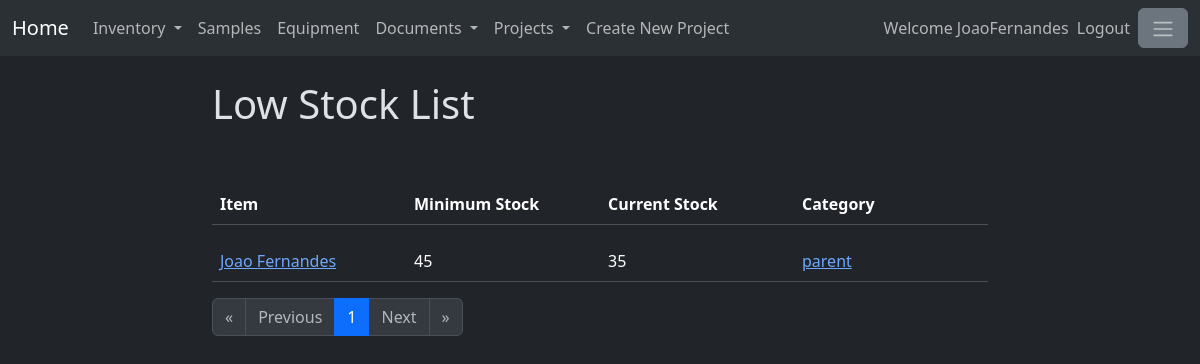
The page /lowstock (signed in) on the database its author committed.
### item/models.py (models this page shows, shortened)
class Items(models.Model):
    name = models.CharField(max_length=200)
    description = models.TextField()
    minimumStock = models.IntegerField()
    isEnabled = models.BooleanField(default=True)
    itemCategoryId = models.ForeignKey(ItemCategory, on_delete=models.SET_NULL, null=True)

### itemcategory/models.py (models this page shows, shortened)
class ItemCategory(models.Model):
    name = models.CharField(max_length=200)
    description = models.TextField()
    isEnabled = models.BooleanField(default=True)

### mainpage/views.py (the view)
# urls.py: path('lowstock', views.LowStock, name = 'lowStock'),
@login_required
def LowStock(response):
    itemListObjects = Items.objects.filter(isEnabled=True)
    stockListObjects = Stock.objects.filter(isEnabled=True)
    categoryListObjects = ItemCategory.objects.filter(isEnabled=True)
    item_stockList=[]
    for i in itemListObjects:
        stock_quantity=0
        for j in stockListObjects:
            if j.itemId.itemId == None:
                continue
            if j.itemId.itemId.id == i.id:
                stock_quantity += j.quantity
        item_stockList.append((i,stock_quantity))
    paginator = Paginator(item_stockList,20)
    page_number = response.GET.get("page")
    page_obj = paginator.get_page(page_number)
    projects = Projects.objects.all()
    projectform = CreateNewProject()
    return render(response, 'lowStock.html', {'categoryList': categoryListObjects,
                                              'page_obj' : page_obj,
                                            'projects' : projects,
                                            'projectform' : projectform})

### mainpage/templates/lowStock.html
{% extends 'baseHomePage.html' %}
{% block content %}
<h1> Low Stock List </h1>
<br>
<br>
<table class="table" style="width: 100%;">
    <thead>
      <tr>
        <th width="20%" scope="col">Item</th>
        <th width="20%" scope="col">Minimum Stock</th>
        <th width="20%" scope="col">Current Stock</th>
        <th width="20%" scope="col">Category</th>
      </tr>
    </thead>
</table>
<div style="width:100%; overflow:auto; max-height:500px;">
    <table class="table">
        <tbody>
        {% for item,stockQuantity in page_obj %}
            {% if stockQuantity <= item.minimumStock %}
            <tr>
                <td width="20%">
                    <a href="{% url 'specificItem' item.id %}">
                        {{item.name}}
                    </a>
                </td>
                <td width="20%">
                    {{item.minimumStock}}
                </td>
                <td width="20%">
                    {{stockQuantity}}
                </td>
                <td width="20%">
                    {% for category in categoryList %}
                        {% if category.id == item.itemCategoryId_id %}
                            <a href="{% url 'specificCategory' category.id %}">
                                {{category.name}}
                            </a>
                        {% endif %}
                    {% endfor %}
                </td>
            </tr>
            {% endif %}
        {% endfor %}
        </tbody>
    </table>
</div>
<nav aria-label="Page navigation">
    <ul class="pagination">
        {%if page_obj.has_previous%}
            <li class="page-item">
                <a class="page-link" href="?page=1" aria-label="First">
                <span aria-hidden="true">&laquo;</span>
                </a>
            </li>
            <li class="page-item">
                <a class="page-link" href="?page={{page_obj.previous_page_number}}" aria-label="Previous">
                <span aria-hidden="true">Previous</span>
                </a>
            </li>
        {% else %}
            <li class="page-item">
                <span class="page-link disabled" aria-hidden="true">&laquo;</span>
            </li>
            <li class="page-item">
                <span class="page-link disabled" aria-hidden="true">Previous</span>
            </li>
        {% endif%}
        {% for page in page_obj.paginator.page_range %}
            {% if page == page_obj.number %}
                <li class="page-item active"><a class="page-link" href="?page={{page}}">{{page}}</a></li>
            {% else %}
                <li class="page-item"><a class="page-link" href="?page={{page}}">{{page}}</a></li>
            {% endif %}
        {% endfor %}
        {%if page_obj.has_next%}
            <li class="page-item">
                <a class="page-link" href="?page={{page_obj.next_page_number}}" aria-label="Next">
                <span aria-hidden="true">Next</span>
                </a>
            </li>
            <li class="page-item">
                <a class="page-link" href="?page={{page_obj.paginator.num_pages}}" aria-label="Last">
                <span aria-hidden="true">&raquo;</span>
                </a>
            </li>
        {% else %}
            <li class="page-item">
                <span class="page-link disabled" aria-hidden="true">Next</span>
            </li>
            <li class="page-item">
                <span class="page-link disabled" aria-hidden="true">&raquo;</span>
            </li>
        {% endif%}
    </ul>
</nav>
{% endblock %}

### mainpage/templates/base.html (shortened to what this page needs)
<!doctype html>
{% load static %}
{% load crispy_forms_tags %}
<html lang="en" data-bs-theme="dark">
    <head>
        <link href="https://cdn.jsdelivr.net/npm/bootstrap@5.3.1/dist/css/bootstrap.min.css"
        rel="stylesheet"
>
    </head>
    <body>
        <header>
            <nav class="navbar navbar-expand-lg bg-body-tertiary">
                <div class="container-fluid">
                    <a class="navbar-brand"  href="{% url 'homePage' %}">
                        Home
                      </a>
                    <div class="collapse navbar-collapse" id="navbarText">
                        <ul class="navbar-nav me-auto mb-2 mb-lg-0">
                            <li class="nav-item dropdown">
                                <a class="nav-link dropdown-toggle" href="#" role="button" data-bs-toggle="dropdown" aria-expanded="false">
                                        Inventory
                                </a>
                            </li>
                            <li class="nav-item">
                                <a class="nav-link" href="/sampletype">Samples</a>
                            </li>
                            <li class="nav-item">
                                <a class="nav-link" href="/equipment">Equipment</a>
                            </li>
                            <li class="nav-item dropdown">
                                <a class="nav-link dropdown-toggle" href="#" role="button" data-bs-toggle="dropdown" aria-expanded="false">
                                        Documents
                                </a>
                            </li>
                            <li class="nav-item dropdown">
                                <a class="nav-link dropdown-toggle" href="#" role="button" data-bs-toggle="dropdown" aria-expanded="false">
                                        Projects
                                </a>
                            </li>
                            <li><a data-bs-toggle="modal" data-bs-target="#projectModal" class="nav-link" type="button"
                                >Create New Project</a></li>
                        </ul>
                        <ul class="navbar-nav mb-2 mb-lg-0">
                            {% if user.is_authenticated %}
                                <span class="navbar-text">
                                    Welcome {{user.username}}
                                </span>
                                <li class="nav-item">
                                    <a class="nav-link" href="/logout">Logout</a>
                                </li>
                            {% endif %}
                            <li class="nav-item">
                                <button class="btn btn-secondary" type="button" data-bs-toggle="offcanvas"
                                data-bs-target="#offcanvasWithBothOptions" aria-controls="offcanvasWithBothOptions">
                                    <span class="navbar-toggler-icon"></span>
                                </button>
                            </li>
                        </ul>
                    </div>
                </div>
            </nav>
            <br>
        </header>
        <main>
            <div class="container-fluid">
                <div class="row">
                    <div class="col-2">
                    </div>
                    <div class="col-8">
                        {% if user.is_authenticated %}
                            {% block content %}
                            {% endblock %}
                        {% else %}
                            {% block login_and_registration %}
                            {% endblock %}
                        {% endif %}
                    </div>
                    <div class="col-2">
                    </div>
                </div>
            </div>
        </main>
    </body>
</html>

### rows shown on the page
Items: name "Joao Fernandes", minimumStock "45", stockQuantity "35"
ItemCategory: name "parent"

### other values the page prints
{{ user.username }} "JoaoFernandes"
{{ page }} "1"
